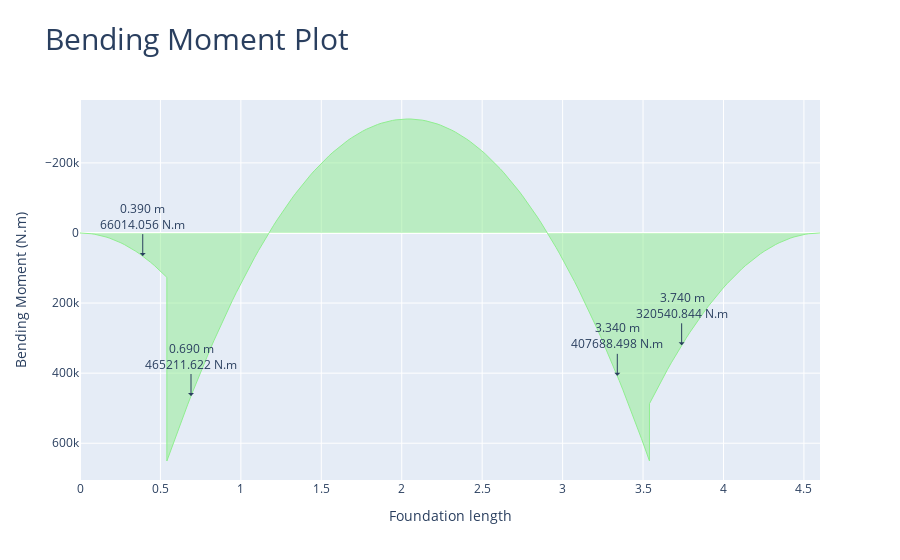

The cell this chart's notebook holds for it:
### Markdown cell above
#### Show the bending moment diagram in x direction showing the design bending moment

### Code cell
comb_footing_design.plot_bending_moment_X()

### Figure 1 — Plotly figure (JSON) as saved in the notebook; plotly's stock layout.template omitted (floating-point values rounded to 4 significant figures; data arrays with more than 128 entries replaced by an {"elided": "..."} marker saying what was removed)
{"data": [{"fill": "tozeroy", "hovertemplate": "x: %{x:.3f} %{meta[0]}<br>f(x): %{y:.3f} %{meta[1]}", "line": {"color": "lightgreen", "width": 1}, "meta": ["m", "N.m"], "mode": "lines", "name": "Bending Moment", "type": "scatter", "x": {"elided": "206 float values"}, "y": {"elided": "206 float values"}}], "layout": {"annotations": [{"arrowhead": 1, "ax": 0, "ay": -40, "showarrow": true, "text": "0.390 m<br>66014.056 N.m", "x": 0.39, "xref": "x", "y": 66010.0, "yref": "y"}, {"arrowhead": 1, "ax": 0, "ay": -40, "showarrow": true, "text": "0.690 m<br>465211.622 N.m", "x": 0.69, "xref": "x", "y": 465200.0, "yref": "y"}, {"arrowhead": 1, "ax": 0, "ay": -40, "showarrow": true, "text": "3.340 m<br>407688.498 N.m", "x": 3.34, "xref": "x", "y": 407700.0, "yref": "y"}, {"arrowhead": 1, "ax": 0, "ay": -40, "showarrow": true, "text": "3.740 m<br>320540.844 N.m", "x": 3.74, "xref": "x", "y": 320500.0, "yref": "y"}], "title": {"font": {"size": 30}, "text": "Bending Moment Plot"}, "xaxis": {"title": {"text": "Foundation length"}}, "yaxis": {"autorange": "reversed", "title": {"text": "Bending Moment (N.m)"}}}}
